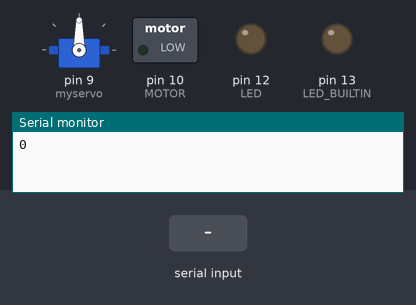
Recording of a sketch running on a simulated Arduino Uno, built with avr-gcc and run on an emulated ATmega328P. On the bench: servo, switched loads named in the sketch (green lamp = pin HIGH), output pins drawn as LEDs (lit = HIGH), the last lines printed to the serial monitor. The test bench sets the inputs (shaded band).

Above: at 1.2 s.
1.3 s: "1" received over Serial
At 2.0 s:
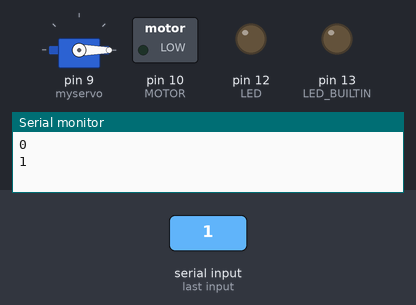
Timing chart, 0 to 4.3 s (numbered marks = the images above; inputs shaded):
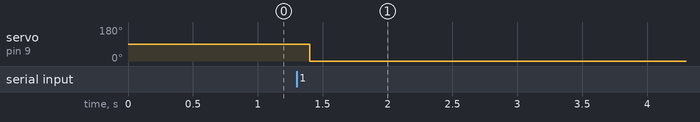

Measured:
- after the input at 1.3 s, servo on pin 9 (myservo): 90° → 0° after 0.10 s

The sketch:

co2.ino
```cpp
#include <Servo.h>
#define MOTOR 10
#define LED 12
Servo myservo;

void setup() {
  Serial.begin(9600);                         // set the baud rate
  pinMode(LED_BUILTIN, OUTPUT);
  pinMode(MOTOR,OUTPUT);
  pinMode(LED,OUTPUT);
  Serial.println("0");                      // print "Ready" once
  myservo.attach(9);
}
void loop() {
  char inByte = ' ';
  int co2=0;
  if(Serial.available())
  {                                         // only send data back if data has been sent
    char inByte = Serial.read();            // read the incoming data
    co2 = (int)inByte;
    Serial.println(inByte);
    while(1){
      if(co2<50)
      {
        myservo.write(0);// wait for a second
        digitalWrite(LED_BUILTIN, LOW);
        analogWrite(MOTOR,0);
        digitalWrite(LED,LOW);
        delay(2000);
        break;
      }

      if (co2>100)
      {
        myservo.write(90);
        digitalWrite(LED_BUILTIN, HIGH);
        analogWrite(MOTOR,100);
        digitalWrite(LED,HIGH);
        delay(2000);
        break;
      }
    }// send the data back in a new line so that it is not all one long line
  }

  delay(100);                                    // delay for 1/10 of a second
}
```
